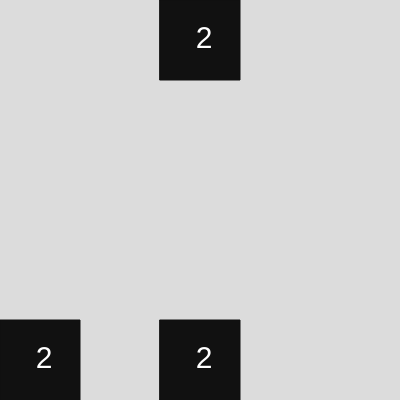
Frame 1 (no input)
Frame 60 (no input): identical to frame 1, image omitted
Frame 120 (the mouse pressed at the canvas centre since frame 60): identical to frame 1, image omitted

The p5.js sketch that drew this single still picture (run headless with seeded random() and noise() and a simulated clock; from frame 60 on, the mouse is pressed at the canvas centre):

// p5.js sketch
// ── sketch.js
var gridUnit = 80;
var totalRows;
var totalCols;
var grid = []
var tiles = [];

function setup() {
  createCanvas(400, 400);

	totalRows = int(height/gridUnit);
	totalCols = int(width/gridUnit);

	generateGrid();
  updateGrid(newTileIndices(3));
}

function draw() {
  background(220);

  for (var i = tiles.length - 1; i >= 0; i--) {
	  tiles[i].show();
  }
}

function keyPressed() {
	for (var i = tiles.length - 1; i >= 0; i--) {
	  tiles[i].merged = false;
  }

  if (keyCode === LEFT_ARROW) {
    for (var i = 0; i < totalRows; i++) {
    	for (var j = 0; j < totalCols; j++) {
				if (grid[i][j] === null) {
					for (var k = j + 1; k < totalCols; k++) {
						if (grid[i][k] !== null) {
							grid[i][k].update(i, j, keyCode);
							break;
						}
					}
				} else {
					grid[i][j].update(i, j, keyCode);
    		}
    	}
    }
  	updateGrid(newTileIndices(1));
  } else if (keyCode === RIGHT_ARROW) {
    for (var i = 0; i < totalRows; i++) {
    	for (var j = totalCols - 1; j >= 0; j--) {
				if (grid[i][j] === null) {
					for (var k = j - 1; k >= 0; k--) {
						if (grid[i][k] !== null) {
							grid[i][k].update(i, j, keyCode);
							break;
						}
					}
				} else {
					grid[i][j].update(i, j, keyCode);
    		}    		
    	}
    }
  	updateGrid(newTileIndices(1));
  } else if (keyCode === UP_ARROW) {
  	for (var j = 0; j < totalCols; j++) {
	    for (var i = 0; i < totalRows; i++) {
				if (grid[i][j] === null) {
					for (var k = i + 1; k < totalRows; k++) {
						if (grid[k][j] !== null) {
							grid[k][j].update(i, j, keyCode);
							break;
						}
					}
				} else {
					grid[i][j].update(i, j, keyCode);
    		}    		
    	}
    }
  	updateGrid(newTileIndices(1));
  } else if (keyCode === DOWN_ARROW) {
  	for (var j = 0; j < totalCols; j++) {
    	for (var i = totalRows - 1; i >= 0; i--) {
				if (grid[i][j] === null) {
					for (var k = i - 1; k >= 0; k--) {
						if (grid[k][j] !== null) {
							grid[k][j].update(i, j, keyCode);
							break;
						}
					}
				} else {
					grid[i][j].update(i, j, keyCode);
    		}     		
    	}
    }
    updateGrid(newTileIndices(1));
  }
}

function newTileIndices(numTiles) {
	var pool = []
	for (var i = 0; i < totalRows; i++) {
		for (var j = 0; j < totalCols; j++) {
			if (grid[i][j] === null) {
				pool.push([i, j]);
			}
		}
	}
	return shuffle(pool).slice(0, numTiles);
}

function randNum() {
	var arr = [];
	for (var i = 0; i < 9; i++) {
		arr.push(2);
	}
	arr.push(4);
	return shuffle(arr)[0];
}

function generateGrid() {
  for (var i = 0; i < totalRows; i++) {
	  var row = [];
	  grid.push(row);
	  for (var j = 0; j < totalCols; j++) {
	  	row.push(null);
	  }  	
  }
}

function updateGrid(indices) {
	  indices.forEach(function(tileIndex) {
  	var row = tileIndex[0];
  	var col = tileIndex[1];
  	var tile = new Tile(randNum(), row, col);

	  tiles.push(tile);
	  grid[row][col] = tile;
  });
}

function* shuffle(array) {
  var i = array.length;

  while (i--) {
    yield array.splice(Math.floor(Math.random() * (i + 1)), 1)[0];
  }
}
// ── tile.js
function Tile(num, row, col) {
	this.num 		= num;
	this.row 		= row;
	this.col 		= col;
	this.merged = false;

	fills = {}
	for (var i = 1; i < 15; i++) {
		n = 2**i
		var greyScale = i * 17
		if (greyScale < 127) {
			fills[n] = [color(greyScale), color(255)];
		} else {
			fills[n] = [color(greyScale), color(0)];
		}
	}

	this.show = function () {

		var numWidth = textWidth(num);
		
		fill(fills[this.num][0])
		stroke(fills[this.num][0])
		rect(this.col * gridUnit, this.row * gridUnit, gridUnit, gridUnit);
		fill(fills[this.num][1]);
		textAlign(CENTER, CENTER);
		textSize(int((gridUnit * 30)/80));
		text(
			this.num, 
			this.col * gridUnit, 
			this.row * gridUnit, 
			int(gridUnit * 1.1), gridUnit
		);
	}

	this.update = function (newRow, newCol, keyCode) {
		grid[this.row][this.col] = null
		var prev; 
		if (keyCode === LEFT_ARROW) {
			prev = grid[newRow][newCol - 1];
		} else  if (keyCode === RIGHT_ARROW) {
			prev = grid[newRow][newCol + 1];
		} else  if (keyCode === UP_ARROW && grid[newRow - 1]) {			
			prev = grid[newRow - 1][newCol];
  	} else if (keyCode === DOWN_ARROW && grid[newRow + 1]	) {
	  	prev = grid[newRow + 1][newCol];
	  }
  	if( 
  		prev &&
  		!prev.merged &&
  		prev.num === this.num
  	){
  		tiles.splice(tiles.indexOf(this), 1)
  		prev.doubleNum();
  		prev.merged = true;
  	} else {
			grid[newRow][newCol] = this
			this.row = newRow;
			this.col = newCol;			
		}
	}

	this.doubleNum = function() {
		this.num *= 2;
	}
}
